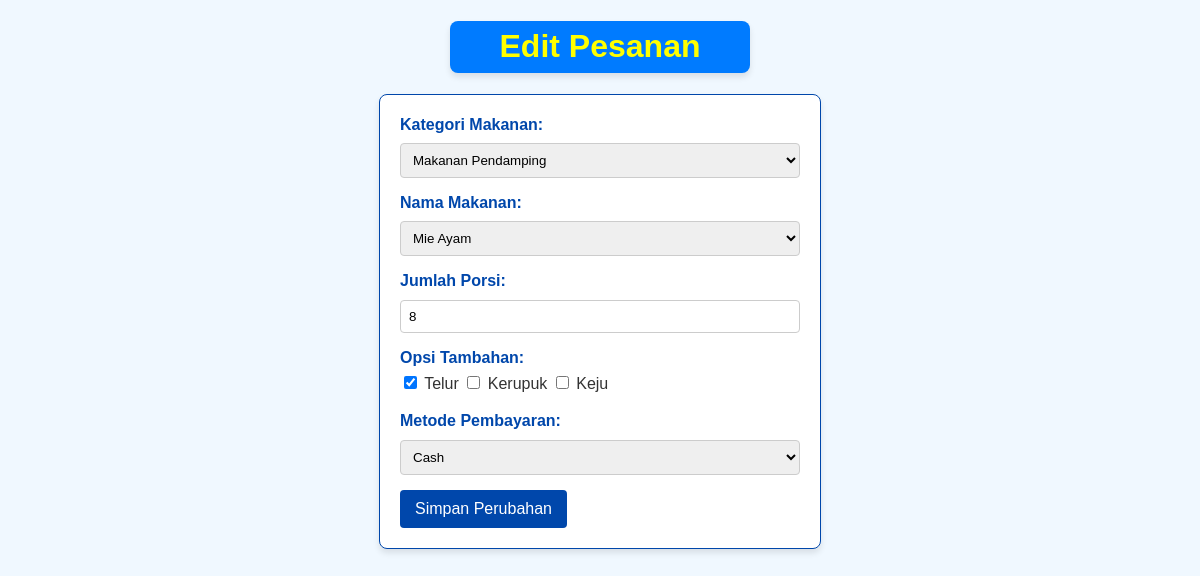
Screenshot of /edit_order.php?id=15 (signed in) with the database file from the repository.
### tables this page shows
CREATE TABLE `orders` (
  `id` int(11) NOT NULL,
  `menu_category` varchar(255) DEFAULT NULL,
  `food_name` varchar(255) DEFAULT NULL,
  `quantity` int(11) DEFAULT NULL,
  `extras` text DEFAULT NULL,
  `payment` varchar(50) DEFAULT NULL,
  `ip_address` varchar(50) DEFAULT NULL,
  `user_agent` text DEFAULT NULL,
  `created_at` timestamp NOT NULL DEFAULT current_timestamp()
);

### edit_order.php (the view, shortened to what this page needs)
<?php
$id = $_GET['id'];
include 'db_config.php';
$query = "SELECT * FROM orders WHERE id = ?";
$stmt = $conn->prepare($query);
$stmt->bind_param("i", $id);
$stmt->execute();
$result = $stmt->get_result();
$order = $result->fetch_assoc();
?>
<!DOCTYPE html>
<html lang="id">
<head>
    <link rel="stylesheet" href="styles.css">
</head>
<body>
    <div class="title-box">
        <h1>Edit Pesanan</h1>
    </div>
    <div class="container">
        <form method="POST" action="">
            <div class="form-group">
                <label for="menuCategory">Kategori Makanan:</label>
                <select id="menuCategory" name="menuCategory" required>
                    <option value="Makanan Pendamping" <?php echo $order['menu_category'] === 'Makanan Pendamping' ? 'selected' : ''; ?>>Makanan Pendamping</option>
                </select>
            </div>
            <div class="form-group">
                <label for="foodName">Nama Makanan:</label>
                <select id="foodName" name="foodName" required>
                    <option value="Mie Ayam" <?php echo $order['food_name'] === 'Mie Ayam' ? 'selected' : ''; ?>>Mie Ayam</option>
                </select>
            </div>
            <div class="form-group">
                <label for="quantity">Jumlah Porsi:</label>
                <input type="number" id="quantity" name="quantity" value="<?php echo htmlspecialchars($order['quantity']); ?>" required>
            </div>
            <div class="form-group">
                <label for="extras">Opsi Tambahan:</label>
                <input type="checkbox" name="extras[]" value="Telur" <?php echo in_array('Telur', explode(',', $order['extras'])) ? 'checked' : ''; ?>> Telur
                <input type="checkbox" name="extras[]" value="Kerupuk" <?php echo in_array('Kerupuk', explode(',', $order['extras'])) ? 'checked' : ''; ?>> Kerupuk
                <input type="checkbox" name="extras[]" value="Keju" <?php echo in_array('Keju', explode(',', $order['extras'])) ? 'checked' : ''; ?>> Keju
            </div>
            <div class="form-group">
                <label for="payment">Metode Pembayaran:</label>
                <select id="payment" name="payment" required>
                    <option value="Cash" <?php echo $order['payment'] === 'Cash' ? 'selected' : ''; ?>>Cash</option>
                </select>
            </div>
            <button type="submit">Simpan Perubahan</button>
        </form>
    </div>
</body>
</html>

### styles.css (style rules this page uses)
body { font-family: Arial, sans-serif; margin: 20px; line-height: 1.6; background-color: #f0f8ff; color: #333; }
.title-box { background-color: #007BFF; text-align: center; color: yellow; border-radius: 8px; text-align: center; font-family: Arial, sans-serif; box-shadow: 0 4px 6px rgba(0, 0, 0, 0.1); margin: 20px 430px ; }
.container { display: flex; justify-content: center; align-items: center; }
form { background-color: #ffffff; border: 1px solid #0047ab; border-radius: 8px; padding: 20px; width: 400px; margin: auto; box-shadow: 0px 4px 6px rgba(0, 0, 0, 0.1); }
.form-group { margin-bottom: 15px; }
label { display: block; font-weight: bold; color: #0047ab; margin-bottom: 5px; }
input[type="text"], input[type="number"], select, input[type="password"] { width: 100%; padding: 8px; margin-top: 5px; border: 1px solid #ccc; border-radius: 4px; box-sizing: border-box; }
label { margin: 0; line-height: 1.2; }
.form-group label { margin-bottom: 4px; }
button { background-color: #0047ab; color: white; padding: 10px 15px; border: none; border-radius: 4px; cursor: pointer; font-size: 16px; }

### rows the page displays
orders: menuCategory "Makanan Pendamping", foodName "Mie Ayam", quantity "8", extras "☑", payment "Cash"
